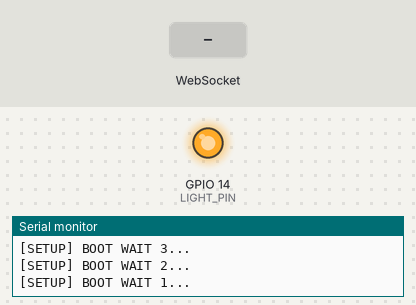
Bench run of a program on a simulated ESP8266 (NodeMCU). On the bench: output pins drawn as LEDs (lit = HIGH), the last lines printed to the serial monitor. The inputs (shaded band) are chosen by the test bench. WiFi joins after 1.5 s; servers stay silent unless stated.

Above: at 6.7 s.
6.8 s: WebSocket text "1" received
At 7.2 s:
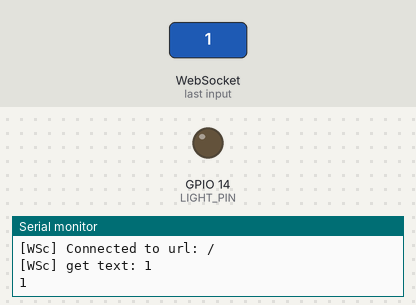
Timing chart, 0 to 9.8 s (numbered marks = the images above; inputs shaded):
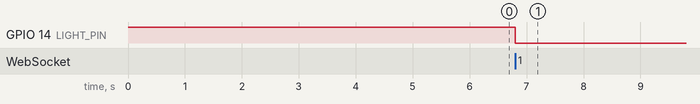

The program:

main.cpp
```cpp
#include <Arduino.h>
#include <ESP8266WiFi.h>
#include <ESP8266WiFiMulti.h>
#include <ArduinoJson.h>
#include <WebSocketsClient.h>
#include <ESP8266mDNS.h>
#include <WiFiUdp.h>
#include <ArduinoOTA.h>
#include <Hash.h>

#define USE_SERIAL Serial
#define LIGHT_PIN 14
#define SEND_MESSAGE_FROM_AIRSHIP 1
#define SEND_MESSAGE_FROM_CALBANIA 2
#define CONFIRM_MESSAGE_FROM_AIRSHIP 3
#define BROADCAST_TO_CALBANIA_CLIENTS 4
#define TURN_OFF 0
#define TURN_ON 1
#define DEAD 0
#define ALIVE 1
#define MODEL_NAME "airship"

ESP8266WiFiMulti WiFiMulti;
WebSocketsClient webSocket;
String UNIQUE_ID  = "";
int CURRENT_STATUS = HIGH;

String getAirShipStatus() {

  StaticJsonDocument<500> doc;
  String airShipStatus = "";

  doc["id"] = UNIQUE_ID;
  doc["status"] = ALIVE;
  JsonObject command = doc.createNestedObject("command");
  command["action"] = CURRENT_STATUS;
  command["type"] = SEND_MESSAGE_FROM_AIRSHIP;

  serializeJson(doc, airShipStatus);

  return airShipStatus;
}

void receiveCommand(const char * json) {

  StaticJsonDocument<500> doc;

  DeserializationError error = deserializeJson(doc, json);

  if(error) {
    Serial.print(F("deserializeJson() failed: "));
    Serial.println(error.f_str());
    return;
  }

  int action = doc["command"]["action"];
  CURRENT_STATUS = action;
  String airshipStatus = "";

  doc["status"] = ALIVE;
  doc["command"]["type"] = CONFIRM_MESSAGE_FROM_AIRSHIP;

  serializeJson(doc, airshipStatus);
  digitalWrite(LIGHT_PIN, CURRENT_STATUS);
  USE_SERIAL.printf(airshipStatus.c_str());
  webSocket.sendTXT((const uint8_t*) airshipStatus.c_str(), airshipStatus.length());
}

void webSocketEvent(WStype_t type, uint8_t * payload, size_t length) {

	switch(type) {
		case WStype_DISCONNECTED:
			USE_SERIAL.printf("[WSc] Disconnected!\n");
			break;
		case WStype_CONNECTED: {
			USE_SERIAL.printf("[WSc] Connected to url: %s\n", payload);
      const String status = getAirShipStatus();
			webSocket.sendTXT((const uint8_t*) status.c_str(), status.length());
		}
			break;
		case WStype_TEXT:
			USE_SERIAL.printf("[WSc] get text: %s\n", payload);
      receiveCommand((const char*) payload);
			break;
    case WStype_PING:
        USE_SERIAL.printf("[WSc] get ping\n");
        break;
    case WStype_PONG:
        USE_SERIAL.printf("[WSc] get pong\n");
        break;
    }
}

void setUniqueId() {
  char hex[10] = "";
  sprintf(hex, "%x", ESP.getFlashChipId());
  UNIQUE_ID = String(hex);
}

void configOTA() {

    ArduinoOTA.setHostname(MODEL_NAME);

    ArduinoOTA.onStart([]() {
      String type;

      if (ArduinoOTA.getCommand() == U_FLASH) {
        type = "sketch";
      } else { // U_FS
        type = "filesystem";
      }

      // NOTE: if updating FS this would be the place to unmount FS using FS.end()
      USE_SERIAL.println("Start updating " + type);
  });

  ArduinoOTA.onEnd([]() {
    USE_SERIAL.println("\nEnd");
  });
  ArduinoOTA.onProgress([](unsigned int progress, unsigned int total) {
    USE_SERIAL.printf("Progress: %u%%\r", (progress / (total / 100)));
  });
  ArduinoOTA.onError([](ota_error_t error) {
    USE_SERIAL.printf("Error[%u]: ", error);
    if (error == OTA_AUTH_ERROR) {
      USE_SERIAL.println("Auth Failed");
    } else if (error == OTA_BEGIN_ERROR) {
      USE_SERIAL.println("Begin Failed");
    } else if (error == OTA_CONNECT_ERROR) {
      USE_SERIAL.println("Connect Failed");
    } else if (error == OTA_RECEIVE_ERROR) {
      USE_SERIAL.println("Receive Failed");
    } else if (error == OTA_END_ERROR) {
      USE_SERIAL.println("End Failed");
    }
  });

  ArduinoOTA.begin();

}

void setup() {

	USE_SERIAL.begin(115200);
	USE_SERIAL.setDebugOutput(true);
  pinMode(LIGHT_PIN, OUTPUT);
  digitalWrite(LIGHT_PIN, CURRENT_STATUS);

	for(uint8_t t = 4; t > 0; t--) {
		USE_SERIAL.printf("[SETUP] BOOT WAIT %d...\n", t);
		USE_SERIAL.flush();
		delay(1000);
	}

  WiFi.enableAP(false);
	WiFiMulti.addAP("Rede", "senha123");


	while(WiFiMulti.run() != WL_CONNECTED) {
		delay(100);
	}

  configOTA();

  setUniqueId();
  webSocket.begin("calbania.local", 7070, "/airships");
	webSocket.onEvent(webSocketEvent);
	webSocket.setReconnectInterval(5000);
  webSocket.enableHeartbeat(15000, 3000, 2);
}

void loop() {
  ArduinoOTA.handle();
  webSocket.loop();
}
```

Measured:
- after the input at 6.8 s, GPIO 14 (LIGHT_PIN): HIGH → LOW at once
